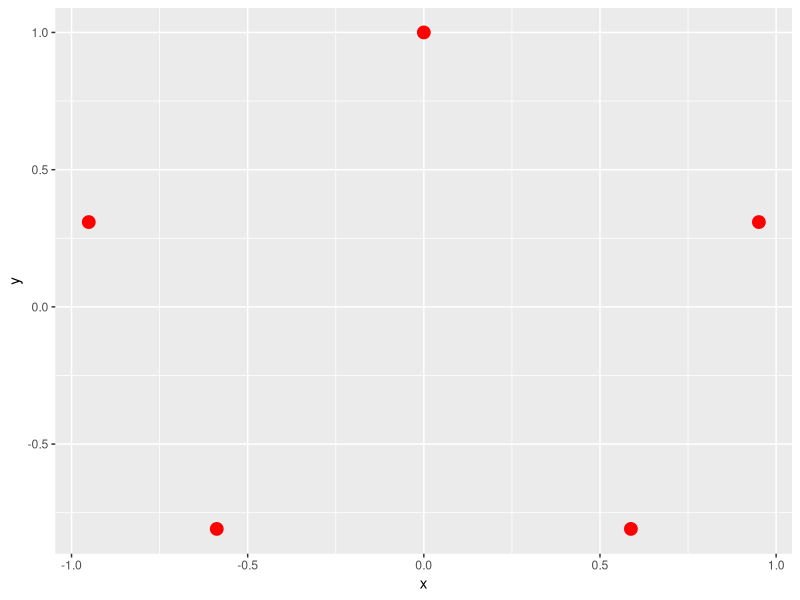
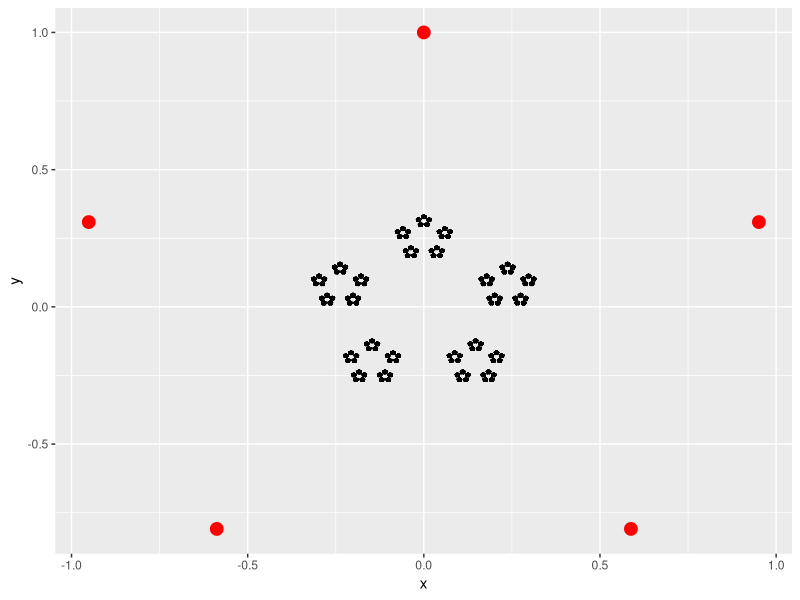

These charts were generated, in order, by the following R code:
library(ggplot2)

random.point <- function(anchors) {
  index <- sample(1:length(anchors$x), 1)
  x <- anchors$x[index]
  y <- anchors$y[index]
  return(c(x, y))
}

get_anchors <- function(n) {
  offset <- pi / 2 - (n - 1) * pi / n
  print(offset)
  anchors <- data.frame(
    x = sapply(0:(n - 1), function(x) cos(offset + x * 2 * pi / n)),
    y = sapply(0:(n - 1), function(x) sin(offset + x * 2 * pi / n))
  )
}

get_next <- function(current.point, n, anchors) {
  attract <- random.point(anchors)
  next.point <- (current.point + attract) / (n - 1)  
  return(next.point)  
}

plots <- list()

for (n in 3:5) {
  anchors <- get_anchors(n)
  
  base.g <- ggplot() + geom_point(data=anchors, aes(x = x, y = y), color="red", size=4)
  plots[[length(plots) + 1]] <- base.g
  
  x <- numeric(0)
  y <- numeric(0)
  current.point <- random.point(anchors)
  # Iterate a bit without plotting, to let the point settle.
  for (i in 1:10)
    current.point <- get_next(current.point, n, anchors)
  
  for (i in 1:30) {
    for (j in 1:1000) {
      next.point <- get_next(current.point, n, anchors)
      x[length(x) + 1] <- next.point[1]
      y[length(y) + 1] <- next.point[2]
      current.point <- next.point
    }
    pts <- data.frame(x = x, y = y)
    
    g <- base.g + geom_point(data=pts, aes(x=x, y=y), size=0.1)
    plots[[length(plots) + 1]] <- g
  }
}
